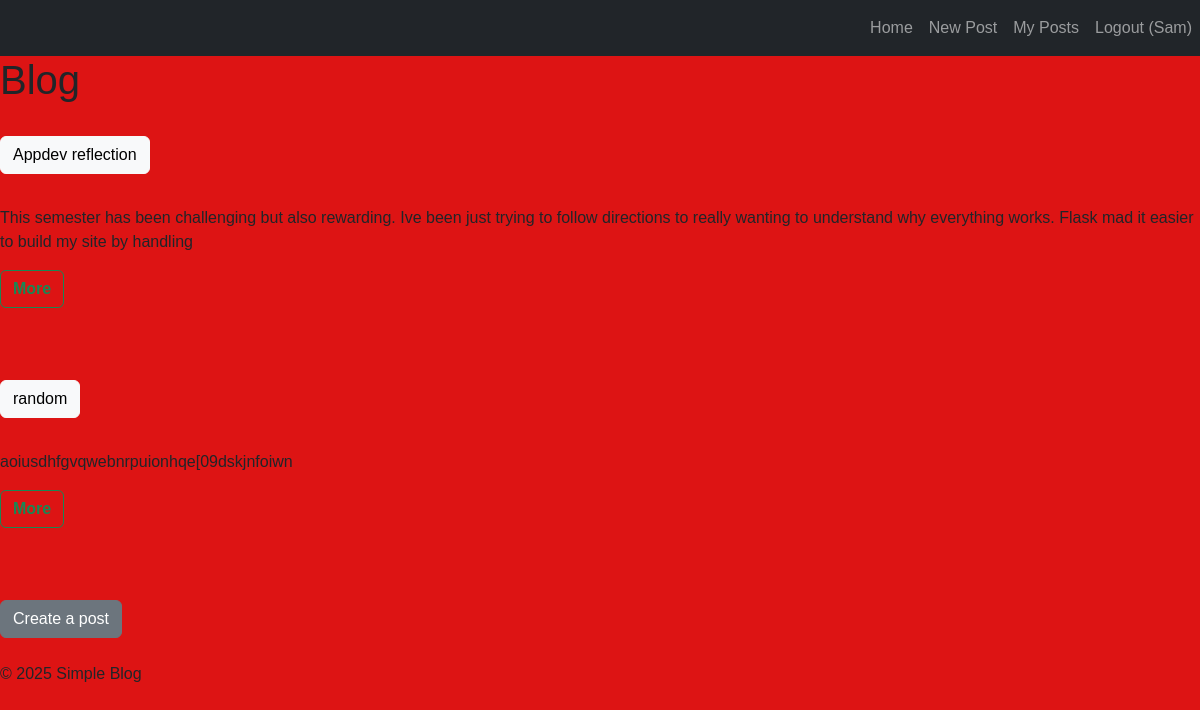
Screenshot of / (signed in) with the database file from the repository.
### app.py (models this page shows, shortened)
class User(UserMixin, db.Model):
    id = db.Column(db.Integer, primary_key=True)
    username = db.Column(db.String(80), unique=True, nullable=False)
    posts = db.relationship('Post', backref='author', lazy=True, cascade='all, delete-orphan')
    created_at = db.Column(db.DateTime, default=datetime.utcnow)
    password_hash = db.Column(db.String(200), nullable=False)

class Post(db.Model):
    id = db.Column(db.Integer, primary_key=True)
    title = db.Column(db.String(200), nullable=False)
    content = db.Column(db.Text, nullable=False)
    created_at = db.Column(db.DateTime, default=datetime.utcnow)
    updated_at = db.Column(db.DateTime, default=datetime.utcnow, onupdate=datetime.utcnow)
    user_id = db.Column(db.Integer, db.ForeignKey('user.id'), nullable=False)
    comments = db.relationship(
        'Comment', backref='post', lazy=True, cascade='all, delete-orphan', order_by='Comment.created_at.asc()'
    )

### app.py (the view)
@app.route('/')
def index():
    posts = Post.query.order_by(Post.created_at.desc()).all()
    return render_template('index.html', posts=posts)

### app.py (called while the page is built)
@login_manager.user_loader
def load_user(user_id):
    return User.query.get(int(user_id))

### templates/index.html (shortened to what this page needs)
{% extends "base.html" %}
    {% block content %}
        <div>
            <h1>Blog</h1>
            <br>
            {% if posts %}
                {% for post in posts %}
                <div>
                    <h3>
                        <a href="{{ url_for('view_post', post_id=post.id) }}">
                            <button type="button" class="btn btn-light">{{ post.title }}</button>
                        </a>
                        <br>
                    </h3>
                    <br>
                    <p>
                        {% if post.content|length > 200 %}
                            {{ post.content[:200] }}
                        {% else %}
                            {{ post.content }}
                        {% endif %}
                    </p>
                    <a href="{{ url_for('view_post', post_id=post.id) }}">
                        <button type="button" class="btn btn-outline-success"><strong>More</strong></button>
                    </a>
                </div>
                <br>
                <br>
                <br>
                {% endfor %}
            {% else %}
                <div>
                    <p>No posts yet.</p>
                </div>
            {% endif %}
                        {% if current_user.is_authenticated %}
                <div>
                    <a href="{{ url_for('create_post') }}"><button type="button" class="btn btn-secondary">Create a post</button></a>
                </div>
                <br>
            {% endif %}
        </div>
    {% endblock %}

### templates/base.html (shortened to what this page needs)
<!DOCTYPE html>
<html lang="en">
<head>
    <link href="https://cdn.jsdelivr.net/npm/bootstrap@5.3.0/dist/css/bootstrap.min.css" rel="stylesheet">
    <link rel="stylesheet" type="text/css" href="{{ url_for('static', filename='style.css') }}">
</head>
<body>
    <nav class="navbar navbar-expand-lg navbar-dark bg-dark">
        <div class="collapse navbar-collapse" id="navbarNav">
            <ul class="navbar-nav ms-auto">
                <li class="nav-item">
                    <a class="nav-link" href="{{ url_for('index') }}">Home</a>
                </li>
                {% if current_user.is_authenticated %}
                    <li class="nav-item">
                        <a class="nav-link" href="{{ url_for('create_post') }}">New Post</a>
                    </li>
                    <li class="nav-item">
                        <a class="nav-link" href="{{ url_for('user_posts', username=current_user.username) }}">My Posts</a>
                    </li>
                    <li class="nav-item">
                        <a class="nav-link" href="{{ url_for('logout') }}">Logout ({{ current_user.username }})</a>
                    </li>
                {% endif %}
            </ul>
        </div>
    </nav>
    <main>
        {% block content %}{% endblock %}
    </main>
    <footer>
        <div>
            <p1>&copy; 2025 Simple Blog</p1>
        </div>
    </footer>
</body>
</html>

### static/style.css (style rules this page uses)
body { font-family: Arial, sans-serif; background-color: #dd1414; margin: 0; padding: 0; }

### rows the page displays
User: username "Sam"
Post: title "Appdev reflection", content "This semester has been challenging but also rewarding. Ive been just trying to follow directions to really wanting to understand why everything works. Flask mad it easier to build my site by handling"
Post: title "random", content "aoiusdhfgvqwebnrpuionhqe[09dskjnfoiwn"
